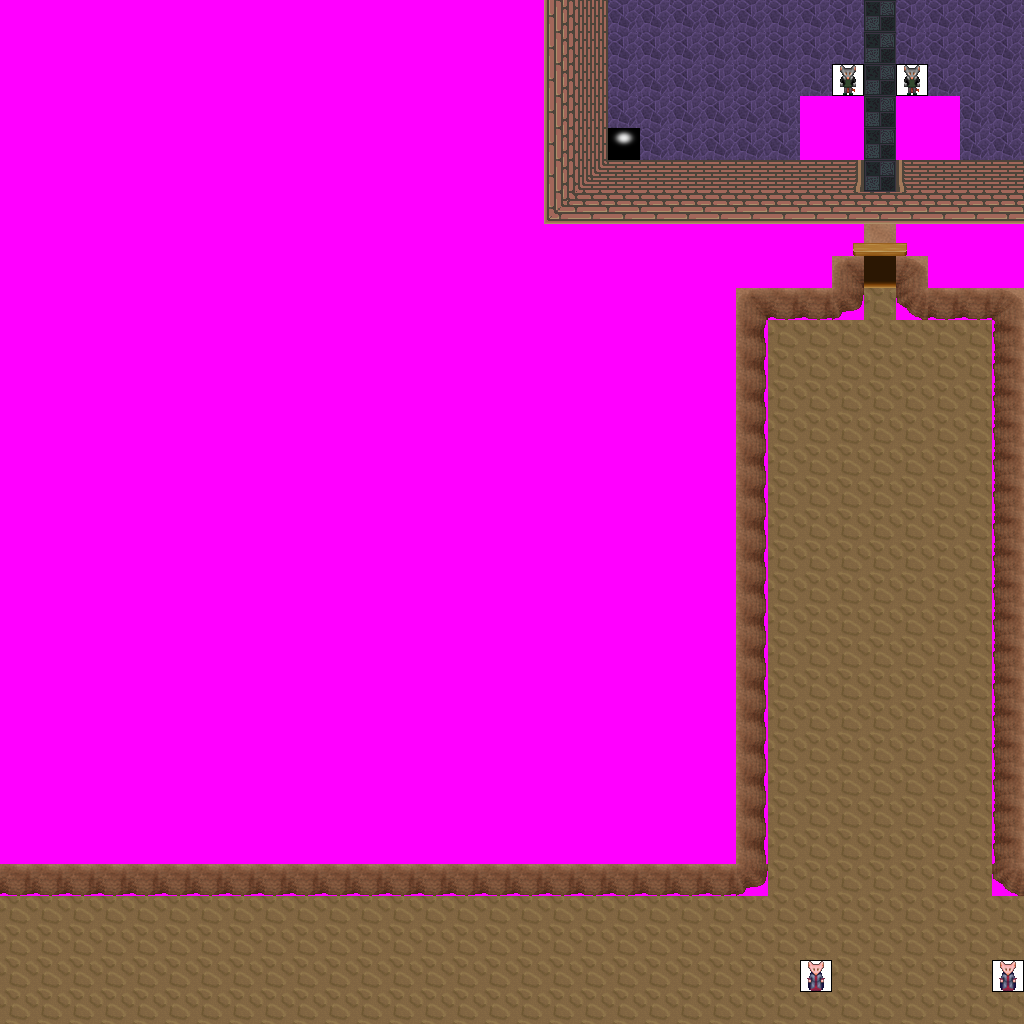

A level layout from a 2D game, rendered from its tile map. Below: a short description, then the map file with tile-grid data replaced by summaries:
An orthogonal 32x32 tile map with 32x32 px tiles, 9 tile layers (Ground, Objects, Above, Walkable, ...), 13 tilesets and 10 objects (5x newmap, from_west_0, from_west_1, from_east_0, from_north_0, ...).

<map version="1.0" orientation="orthogonal" width="32" height="32" tilewidth="32" tileheight="32">
 <tileset firstgid="1" name="ground_brown" tilewidth="32" tileheight="32">
  <image source="../drawable/ground_brown.png" width="160" height="32" />
 </tileset>
 <tileset firstgid="6" name="furniture_carpet_carpets" tilewidth="32" tileheight="32">
  <image source="../drawable/furniture_carpet_carpets.png" width="128" height="64" />
 </tileset>
 <tileset firstgid="14" name="furniture_light_dark_torch" tilewidth="32" tileheight="32">
  <image source="../drawable/furniture_light_dark_torch.png" width="64" height="128" />
 </tileset>
 <tileset firstgid="22" name="building_wall_int_wall_bricks" tilewidth="32" tileheight="32">
  <image source="../drawable/building_wall_int_wall_bricks.png" width="64" height="192" />
 </tileset>
 <tileset firstgid="34" name="building_wall_int_wall_thin_bricks" tilewidth="32" tileheight="32">
  <image source="../drawable/building_wall_int_wall_thin_bricks.png" width="64" height="192" />
 </tileset>
 <tileset firstgid="46" name="building_entrance_bricks_ns" tilewidth="32" tileheight="32">
  <image source="../drawable/building_entrance_bricks_ns.png" width="96" height="128" />
 </tileset>
 <tileset firstgid="58" name="ground_indoor_tiles" tilewidth="32" tileheight="32">
  <image source="../drawable/ground_indoor_tiles.png" width="64" height="128" />
 </tileset>
 <tileset firstgid="66" name="item_statue_skull_carving" tilewidth="32" tileheight="32">
  <image source="../drawable/item_statue_skull_carving.png" width="64" height="64" />
 </tileset>
 <tileset firstgid="70" name="logic_creature_ratfolk" tilewidth="32" tileheight="32">
  <image source="../drawable/logic_creature_ratfolk.png" width="96" height="32" />
 </tileset>
 <tileset firstgid="73" name="light_light_1x1" tilewidth="32" tileheight="32">
  <image source="../drawable/light_light_1x1.png" width="96" height="32" />
 </tileset>
 <tileset firstgid="76" name="building_wall_int_sandstone" tilewidth="32" tileheight="32">
  <image source="../drawable/building_wall_int_sandstone.png" width="96" height="160" />
 </tileset>
 <tileset firstgid="91" name="building_door_door" tilewidth="32" tileheight="32">
  <image source="../drawable/building_door_door.png" width="96" height="64" />
 </tileset>
 <tileset firstgid="97" name="walkable_sentinel" tilewidth="32" tileheight="32">
  <image source="../drawable/walkable_sentinel.png" width="32" height="32" />
 </tileset>
 <layer name="Ground" width="32" height="32">
  <data>[1024 cells, 1024 non-empty, 4 distinct tile ids]</data>
 </layer>
 <layer name="Objects" width="32" height="32">
  <data>[1024 cells, 11 non-empty, 7 distinct tile ids]</data>
 </layer>
 <layer name="Above" width="32" height="32">
  <data>[1024 cells, 9 non-empty, 4 distinct tile ids]</data>
 </layer>
 <layer name="Walkable" width="32" height="32">
  <data>[1024 cells, 709 non-empty, 1 distinct tile ids]</data>
 </layer>
 <layer name="Objects_stendhal" width="32" height="32">
  <data>[1024 cells, 116 non-empty, 16 distinct tile ids]</data>
 </layer>
 <layer name="Above_stendhal" width="32" height="32">
  <data>[1024 cells, 3 non-empty, 3 distinct tile ids]</data>
 </layer>
 <layer name="Objects_stendhal2" width="32" height="32">
  <data>[1024 cells, 4 non-empty, 2 distinct tile ids]</data>
 </layer>
 <layer name="Objects_stendhal3" width="32" height="32">
  <data>[1024 cells, 1 non-empty, 1 distinct tile ids]</data>
 </layer>
 <layer name="Above_stendhal2" width="32" height="32">
  <data>[1024 cells, 0 non-empty, 0 distinct tile ids]</data>
 </layer>
 <objectgroup name="Mapevents" width="32" height="32">
  <object name="exit_east_0" type="newmap" x="992" y="0" width="32" height="160">
   <properties>
    <property name="map" value="level_3_orril_dungeon_x6_y1" />
    <property name="place" value="from_east_0" />
   </properties>
  </object>
  <object name="exit_east_1" type="newmap" x="992" y="896" width="32" height="128">
   <properties>
    <property name="map" value="level_3_orril_dungeon_x6_y1" />
    <property name="place" value="from_east_1" />
   </properties>
  </object>
  <object name="exit_west_0" type="newmap" x="0" y="896" width="32" height="128">
   <properties>
    <property name="map" value="level_3_orril_dungeon_x4_y1" />
    <property name="place" value="from_west_0" />
   </properties>
  </object>
  <object name="exit_south_0" type="newmap" x="0" y="992" width="1024" height="32">
   <properties>
    <property name="map" value="level_3_orril_dungeon_x5_y2" />
    <property name="place" value="from_south_0" />
   </properties>
  </object>
  <object name="exit_north_0" type="newmap" x="608" y="0" width="416" height="32">
   <properties>
    <property name="map" value="level_3_orril_dungeon_x5_y0" />
    <property name="place" value="from_north_0" />
   </properties>
  </object>
 </objectgroup>
 <objectgroup name="Spawn" width="32" height="32">
  <object name="from_west_0" x="992" y="64" width="32" height="32" />
  <object name="from_west_1" x="992" y="960" width="32" height="32" />
  <object name="from_east_0" x="0" y="960" width="32" height="32" />
  <object name="from_north_0" x="512" y="992" width="32" height="32" />
  <object name="from_south_0" x="800" y="0" width="32" height="32" />
 </objectgroup>
 <objectgroup name="Keys" width="32" height="32" />
 <objectgroup name="Replace" width="32" height="32" />
</map>
